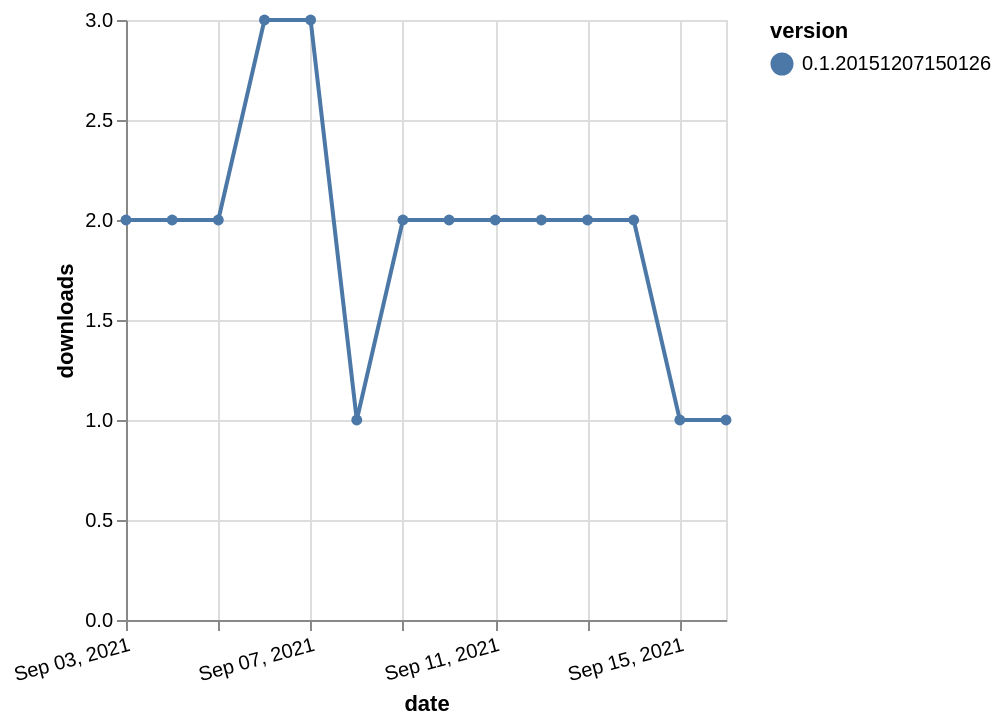

Write a Vega-Lite specification for this figure.
### Vega-Lite specification from a JSON file in a GitHub repository (floating-point values rounded to 4 significant figures)
{"$schema": "https://vega.github.io/schema/vega-lite/v5.json", "description": "A simple bar chart with embedded data.", "data": {"values": [{"date": "2021-09-03", "total": 2828, "delta": 2, "version": "0.1.20151207150126"}, {"date": "2021-09-04", "total": 2830, "delta": 2, "version": "0.1.20151207150126"}, {"date": "2021-09-05", "total": 2832, "delta": 2, "version": "0.1.20151207150126"}, {"date": "2021-09-06", "total": 2835, "delta": 3, "version": "0.1.20151207150126"}, {"date": "2021-09-07", "total": 2838, "delta": 3, "version": "0.1.20151207150126"}, {"date": "2021-09-08", "total": 2839, "delta": 1, "version": "0.1.20151207150126"}, {"date": "2021-09-09", "total": 2841, "delta": 2, "version": "0.1.20151207150126"}, {"date": "2021-09-10", "total": 2843, "delta": 2, "version": "0.1.20151207150126"}, {"date": "2021-09-11", "total": 2845, "delta": 2, "version": "0.1.20151207150126"}, {"date": "2021-09-12", "total": 2847, "delta": 2, "version": "0.1.20151207150126"}, {"date": "2021-09-13", "total": 2849, "delta": 2, "version": "0.1.20151207150126"}, {"date": "2021-09-14", "total": 2851, "delta": 2, "version": "0.1.20151207150126"}, {"date": "2021-09-15", "total": 2852, "delta": 1, "version": "0.1.20151207150126"}, {"date": "2021-09-16", "total": 2853, "delta": 1, "version": "0.1.20151207150126"}]}, "width": "container", "mark": {"type": "line", "point": {"filled": true}}, "encoding": {"x": {"field": "date", "type": "temporal", "timeUnit": "yearmonthdate", "title": "date", "axis": {"labelAngle": -15}}, "y": {"field": "delta", "type": "quantitative", "title": "downloads"}, "color": {"field": "version", "type": "nominal"}, "tooltip": {"field": "delta"}}}
